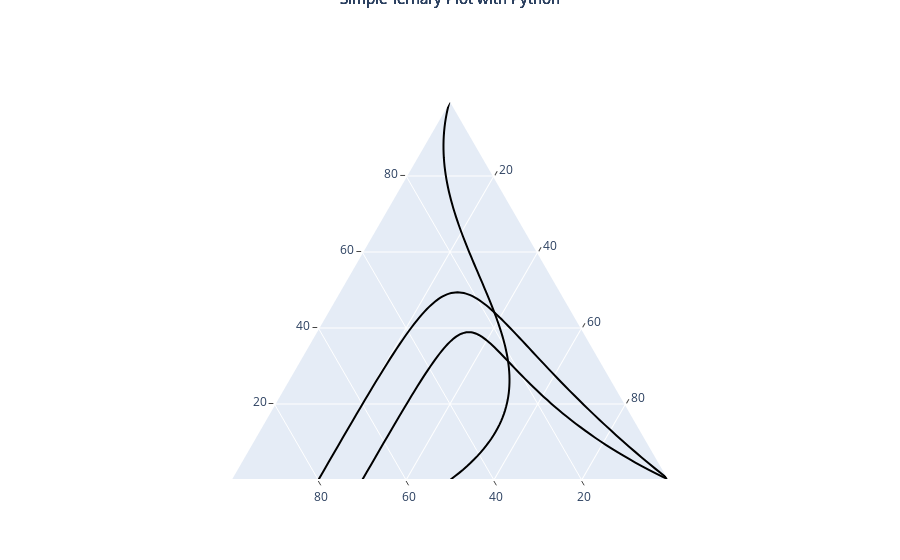

This figure's notebook cell:
### Code cell
import plotly.graph_objects as go
from scipy.special import comb
import numpy as np

# Function to generate control points for a Bezier curve
def generate_control_points(i):
    # Predefined control points
    control_points_set = [
        [[0, 0], [30, 40], [70, 0], [0, 70]],  # Control points for the first curve
        [[100, 0], [60, 30], [30, 0], [0, 50]],  # Control points for the second curve
        [[0, 0], [50, 30], [80, 0], [0, 80]]  # Control points for the third curve
    ]

    return control_points_set[i]

# Function to create a Bezier curve
def bezier_curve(points, n=100):
    N = len(points)
    t = np.linspace(0, 1, num=n)

    curve = np.zeros((n, 2))
    for i in range(N):
        curve += np.outer(comb(N - 1, i) * (1 - t) ** (N - 1 - i) * t ** i, points[i])

    return curve

# Define labels
labels = ["II(L.C.*D)", "IIL.C.", "II(W*D\")", "I(O\")", "I(D(=O))", "I(D)", "III(W*D*O)", "-II(O*D)"]

# Initialize the ternary plot
fig = go.Figure()

# Draw curved phase lines
num_curves = 3
for i in range(num_curves):

    # Generate control points for the Bezier curve
    control_points = generate_control_points(i)

    # Generate the Bezier curve
    curve = bezier_curve(control_points)

    # Convert the curve points to ternary coordinates
    points = [(x, y, 100 - x - y) for x, y in curve if 100 - x - y >= 0]

    # Plot the solid line
    fig.add_trace(go.Scatterternary({
        'mode': 'lines',
        'a': [p[0] for p in points],
        'b': [p[1] for p in points],
        'c': [p[2] for p in points],
        'line': {'color': 'black', 'width': 2},
    }))

    # Randomly select a label
    label = np.random.choice(labels)

    # Add the label with a line pointing to the midpoint of the solid line
    midpoint = points[len(points)//2]
    fig.add_annotation(
        x=midpoint[0], 
        y=midpoint[1], 
        text=label, 
        showarrow=True, 
        arrowhead=1,
        ax=0, 
        ay=-20
    )

# Manually add the top label
fig.add_annotation(
    x=100,
    y=0, 
    text="C12H25(OCH2CH2)5OH", 
    showarrow=False,
    xref="paper",
    yref="paper",
    xanchor="center",
    yanchor="bottom",
)

fig.add_annotation(
    x=0,
    y=0, 
    text="H2O", 
    showarrow=False,
    xref="paper",
    yref="paper",
    xanchor="center",
    yanchor="top",
)

fig.add_annotation(
    x=1,
    y=0, 
    text="C14H30", 
    showarrow=False,
    xref="paper",
    yref="paper",
    xanchor="center",
    yanchor="top",
)

# Update the layout of the plot
fig.update_layout({
    'ternary': {
        'sum': 100,
        'aaxis': {'title': ' ', 'min': 0.01, 'linewidth': 2, 'ticks': 'outside'},
        'baxis': {'title': ' ', 'min': 0.01, 'linewidth': 2, 'ticks': 'outside'},
        'caxis': {'title': ' ', 'min': 0.01, 'linewidth': 2, 'ticks': 'outside'}
    },
    'annotations': [{
        'showarrow': False,
        'text': 'Simple Ternary Plot with Python',
        'x': 0.5,
        'y': 1.3,
        'font': {'size': 15}
    }],
    'showlegend': False,
    'paper_bgcolor': 'rgba(0,0,0,0)',
    'plot_bgcolor': 'rgba(0,0,0,0)',
})

fig.update_xaxes(showticklabels=False)
fig.update_yaxes(showticklabels=False)

# Display the plot
fig.show()
